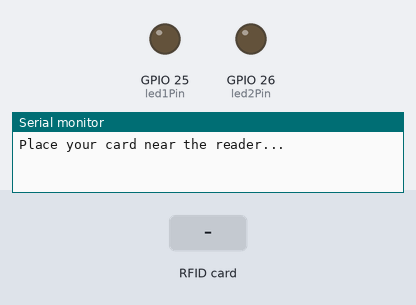
Recording of a sketch running on a simulated ESP32. Shown: output pins drawn as LEDs (lit = HIGH), the last lines printed to the serial monitor. Inputs (shaded band) come from the test bench.

Above: at 1.2 s.
1.3 s: RFID card B3 63 3A 2A held to the reader
At 2.1 s:
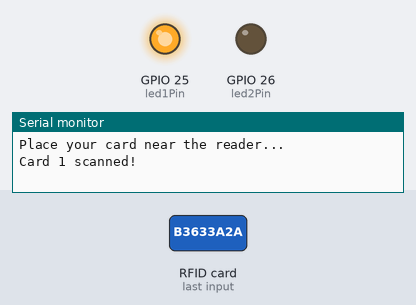
3.8 s: RFID card F1 F6 AE 02 held to the reader
At 4.6 s:
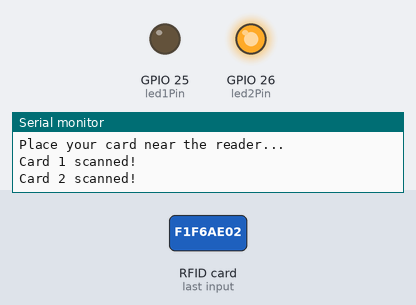
Timing chart, 0 to 6.8 s (numbered marks = the images above; inputs shaded):
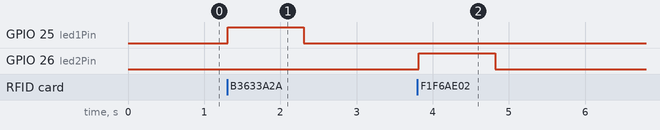

Measured:
- after the input at 1.3 s, GPIO 25 (led1Pin): LOW → HIGH at once, → LOW 1.0 s later
- after the input at 3.8 s, GPIO 26 (led2Pin): LOW → HIGH at once, → LOW 1.0 s later

The sketch:

SimpleWiFiServer.ino
```cpp
#include <SPI.h>
#include <MFRC522.h>

#define SS_PIN 5
#define RST_PIN 15

MFRC522 rfid(SS_PIN, RST_PIN); // Create MFRC522 instance

const int led1Pin = 25; // LED for Card 1
const int led2Pin = 26; // LED for Card 2

// Update this with your actual card UIDs
byte card1[] = {0xB3, 0x63, 0x3A, 0x2A}; // Card 1 UID
byte card2[] = {0xF1, 0xF6, 0xAE, 0x2}; // Card 2 UID (example, change as needed)

void setup() {
  Serial.begin(115200);
  SPI.begin(); // Init SPI bus
  rfid.PCD_Init(); // Init MFRC522
  pinMode(led1Pin, OUTPUT);
  pinMode(led2Pin, OUTPUT);
  digitalWrite(led1Pin, LOW);
  digitalWrite(led2Pin, LOW);
  Serial.println("Place your card near the reader...");
}

void loop() {
  // Look for a new card
  if (rfid.PICC_IsNewCardPresent() && rfid.PICC_ReadCardSerial()) {
    // Check which card is scanned
    if (compareUid(rfid.uid.uidByte, card1, sizeof(card1))) {
      digitalWrite(led1Pin, HIGH); // Turn on LED 1
      Serial.println("Card 1 scanned!");
      delay(1000);
      digitalWrite(led1Pin, LOW); // Turn off LED 1
    } else if (compareUid(rfid.uid.uidByte, card2, sizeof(card2))) {
      digitalWrite(led2Pin, HIGH); // Turn on LED 2
      Serial.println("Card 2 scanned!");
      delay(1000);
      digitalWrite(led2Pin, LOW); // Turn off LED 2
    }

    rfid.PICC_HaltA(); // Halt PICC
  }
}

bool compareUid(byte *uid1, byte *uid2, byte size) {
  for (byte i = 0; i < size; i++) {
    if (uid1[i] != uid2[i]) {
      return false;
    }
  }
  return true;
}
```
